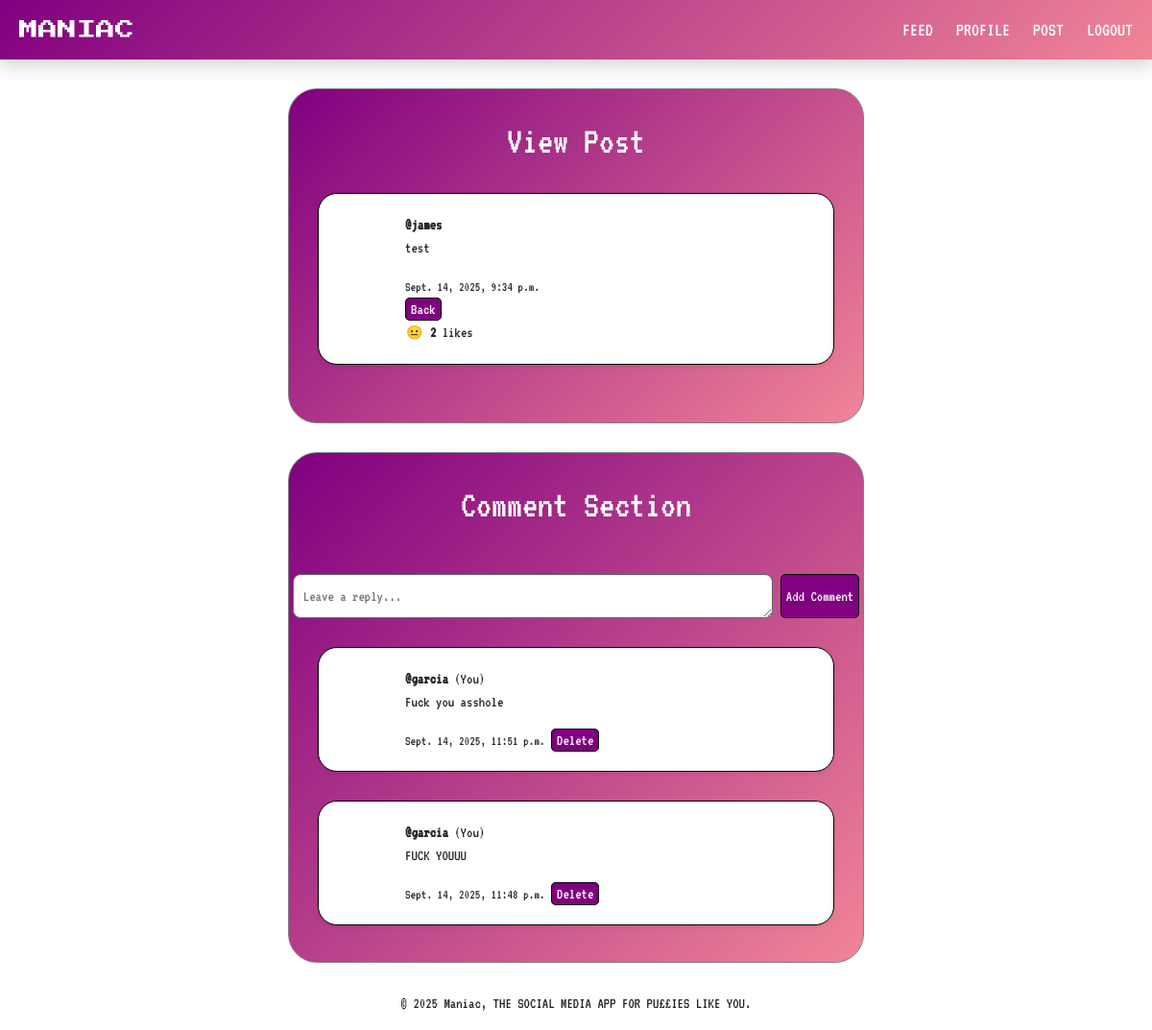
Screenshot of /post/16/view/ (signed in) with the database file from the repository.
### core/models.py (models this page shows, shortened)
class Post(models.Model):
    author = models.ForeignKey(User, on_delete=models.CASCADE)
    content = models.TextField()
    created_at = models.DateTimeField(auto_now_add=True)
    likes = models.ManyToManyField(User, related_name='liked_posts', blank=True)
    def total_likes(self):
        return self.likes.count()

class Comment(models.Model):
    post = models.ForeignKey("Post", on_delete=models.CASCADE, related_name="comments")
    author = models.ForeignKey(User, on_delete=models.CASCADE)
    content = models.TextField()
    created_at = models.DateTimeField(auto_now_add=True)

### core/views.py (the view)
# urls.py: path('post/<int:post_id>/view/', views.view_post, name='view_post'),
@login_required(login_url='login')
def view_post(request, post_id):
    post = get_object_or_404(Post, id=post_id)
    comments = post.comments.all().order_by("-created_at")
    if request.method == 'POST':
        form = CommentForm(request.POST)
        if form.is_valid():
            comment = form.save(commit=False)
            comment.post = post
            comment.author = request.user
            comment.save()
            return redirect('view_post', post_id=post.id)
    else:
        form = CommentForm()
    return render(request, 'core/view_post.html', {
        'post': post,
        'comments': comments,
        'form': form,
    })

### core/forms.py
class CommentForm(forms.ModelForm):
    class Meta:
        model = Comment
        fields = ['content']
        widgets = {
            'content': forms.Textarea(attrs={'rows': 1, 'placeholder': 'Leave a reply...'}),
        }

### core/templates/core/view_post.html (shortened to what this page needs)
{% extends "core/base.html" %}
{% block content %}
  <div class="container-feed-styling">
    <h1 class="font-for-text text-center text-white fs-1" style="font-size: 30px">View Post</h1>
      <div class="container-post-styling font-for-text shadow-sm">
        <strong>@{{ post.author.username }}</strong>
        <p>{{ post.content }}</p>
        <small>{{ post.created_at }}</small>
        <div class="ms-auto">
            <a class="post-button" href="{% url 'feed' %}">Back</a>
        </div>
        <form method="post" action="{% url 'like_post' post.id %}">
          <div class="d-flex flex-row">
            <div>
              {% if user in post.likes.all %}
                <button type="submit" class="btn btn-sm p-0">😂</button>
              {% else %}
                <button type="submit" class="btn btn-sm p-0">😐</button>
              {% endif %}
              <strong>{{ post.total_likes }}</strong>
              {% if post.total_likes == 1 %} like {% else %} likes {% endif%}
            </div>
          </div>
        </form>
      </div>
  </div>
  <div class="container-feed-styling">
  <h2 class="font-for-text text-center text-white fs-1" style="font-size: 30px">Comment Section</h2>
    <form method="post" class="mb-3 font-for-text flex-column gap-3 mt-lg-5">
        <div class="d-flex justify-content-center flex-row gap-2">
            {{ form.content }}
            <button type="submit" name="comment_submit" class="post-button font-for-text">Add Comment</button>
        </div>
    </form>
    {% for comment in comments %}
        <div class="container-post-styling font-for-text shadow-sm mb-2">
            <strong>@{{ comment.author.username }}</strong>
            {% if comment.author == user %}(You){% endif %}
            <p>{{ comment.content }}</p>
            <small>{{ comment.created_at }}</small>
            {% if comment.author == user %}<a class="post-button" href="{% url 'delete_comment' comment.id %}">Delete</a>{% endif %}
        </div>
    {% empty %}
        <p class="text-white text-center font-for-text">No comments yet. Be the first to roast!</p>
    {% endfor %}
    </div>
{% endblock %}

### core/static/core/style.css (style rules this page uses)
.font-for-text { font-family: 'VT323'; }
.container-feed-styling { padding-block: 30px; margin-block: 30px; margin-inline: 300px; border: 1px solid gray; border-radius: 30px; background: linear-gradient(135deg, purple, rgb(241, 133, 151)); }
.container-post-styling { padding-block: 20px; padding-inline: 90px; margin-block: 30px; margin-inline: 30px; border: 1.5px solid black; border-radius: 20px; background-color: white; }
.post-button { text-decoration: none; color: white; background-color: purple; padding: 3px; padding-inline: 5px; border-radius: 5px; border: 1px black solid; }
textarea[name="content"] { border-radius: 8px; border: 1px solid #666; padding: 10px; width: 500px }

### rows the page displays
Post: author.username "james", content "test", created_at "Sept. 14, 2025, 9:34 p.m.", total_likes "2"
Comment: author.username "garcia", shows "(You)", content "Fuck you asshole", created_at "Sept. 14, 2025, 11:51 p.m.", shows "Delete"
Comment: author.username "garcia", shows "(You)", content "FUCK YOUUU", created_at "Sept. 14, 2025, 11:48 p.m.", shows "Delete"
